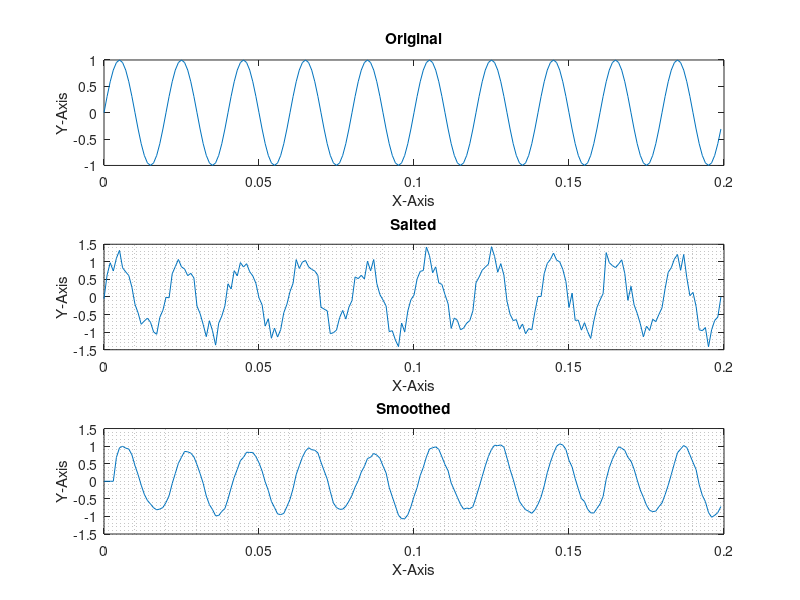

This chart was generated by the following MATLAB code:
fs = 1000;
f = 50;
x = 0:1/fs:10/f-1/fs;
y = sin(2*pi*f*x);
xn = y + 0.2*randn(size(y));

xf = zeros(size(xn));
N = 5;

for idx = N:length(xn)
  xf(idx) = sum(xn(idx-N+1:idx))/N; %SMOOTHING FUNCTION
end

figure
subplot(3,1,1)
plot(x,y)
xlabel('X-Axis')
ylabel('Y-Axis')
title('Original')
subplot(3,1,2)
plot(x,xn)
grid minor
xlabel('X-Axis')
ylabel('Y-Axis')
title('Salted')
subplot(3,1,3)
plot(x,xf)
grid minor
xlabel('X-Axis')
ylabel('Y-Axis')
title('Smoothed')

%reference https://www.youtube.com/watch?v=l-P0QlJKGRU